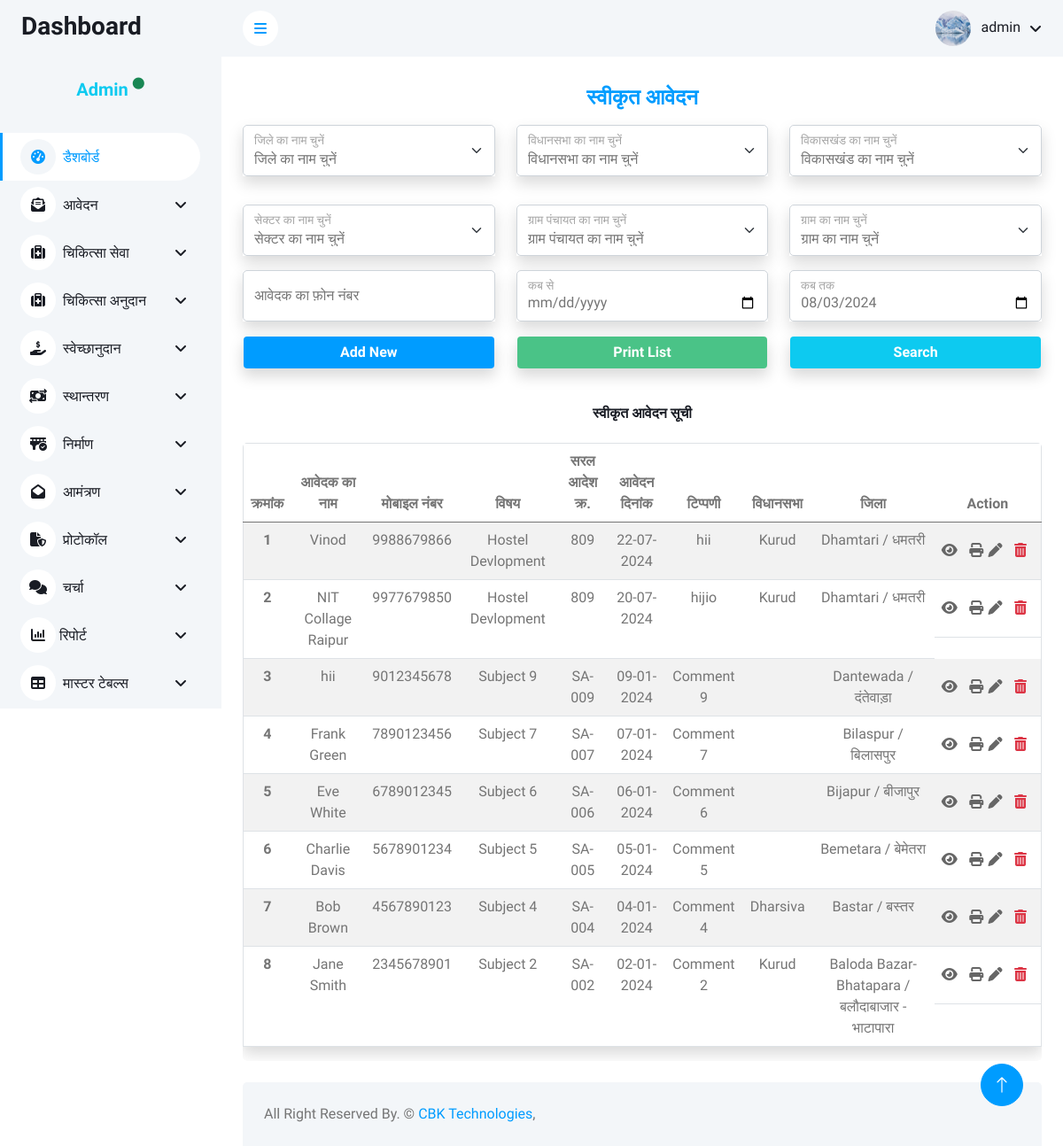
/admin/charcha/sveekrt_aavedan.php (signed in), run on the app's committed database.
### tables this page shows
CREATE TABLE `charcha` (
  `id` int(11) NOT NULL,
  `name` varchar(255) NOT NULL,
  `phone_number` varchar(20) NOT NULL,
  `designation` varchar(100) NOT NULL,
  `district_id` int(11) NOT NULL,
  `vidhansabha_id` int(11) NOT NULL,
  `vikaskhand_id` int(11) NOT NULL,
  `sector_id` int(11) NOT NULL,
  `gram_panchayat_id` varchar(255) NOT NULL,
  `gram_id` varchar(255) NOT NULL,
  `subject` text NOT NULL,
  `reference` text NOT NULL,
  `saral_aadesh_no` varchar(50) NOT NULL,
  `application_date` date NOT NULL,
  `comment` text DEFAULT NULL,
  `file_upload` varchar(255) NOT NULL,
  `status` int(11) NOT NULL DEFAULT 0 COMMENT '0=प्राप्त आवेदन, 1=प्रस्तावित आवेदन, 2=स्वीकृत आवेदन, 3=प्रेषित स्वीकृत आवेदन, 4=अस्वीकृत आवेदन',
  `created_date` timestamp NOT NULL DEFAULT current_timestamp(),
  `view_comment` text NOT NULL
);

CREATE TABLE `vidhansabha_master` (
  `vidhansabha_id` int(11) NOT NULL,
  `vidhansabha_name` varchar(200) NOT NULL,
  `district_id` int(11) NOT NULL
);

CREATE TABLE `district_master` (
  `district_id` int(11) NOT NULL,
  `district_name` varchar(200) NOT NULL
);

### admin/config/function.php (called while the page is built, shortened)
<?php
function getvalfield($con, $table, $field, $where)
{
    $sql = "select $field from $table where $where";
    $getvalue =  mysqli_query($con, $sql);
    $getval   =  mysqli_fetch_row($getvalue);
    return $getval[0];
}

### admin/charcha/sveekrt_aavedan.php (the view, shortened to what this page needs)
<?php include('../config/dbconnection.php') ?>
<?php
$tblname = "charcha";
$tblkey = "id";
$pagename = "स्वीकृत आवेदन";
if ($_SERVER['REQUEST_METHOD'] == 'POST' && isset($_POST['search'])) {
    $district_id = isset($_POST['district_id']) ? $_POST['district_id'] : '';
    $vidhansabha_id = isset($_POST['vidhansabha_id']) ? $_POST['vidhansabha_id'] : '';
    $vikaskhand_id = isset($_POST['vikaskhand_id']) ? $_POST['vikaskhand_id'] : '';
    $sector_id = isset($_POST['sector_id']) ? $_POST['sector_id'] : '';
    $gram_panchayat_id = isset($_POST['gram_panchayat_id']) ? $_POST['gram_panchayat_id'] : '';
    $gram_id = isset($_POST['gram_id']) ? $_POST['gram_id'] : '';
    $phone_number = isset($_POST['phone_number']) ? $_POST['phone_number'] : '';
    $from_date = isset($_POST['from_date']) ? $_POST['from_date'] : '';
    $to_date = isset($_POST['to_date']) ? $_POST['to_date'] : '';
    $sql = "SELECT a.*, d.district_name, v.vidhansabha_name, vk.vikaskhand_name, s.sector_name, gp.gram_panchayat_name, g.gram_name
    FROM $tblname a
    LEFT JOIN district_master d ON a.district_id = d.district_id
    LEFT JOIN vidhansabha_master v ON a.vidhansabha_id = v.vidhansabha_id
    LEFT JOIN vikaskhand_master vk ON a.vikaskhand_id = vk.vikaskhand_id
    LEFT JOIN sector_master s ON a.sector_id = s.sector_id
    LEFT JOIN gram_panchayat_master gp ON a.gram_panchayat_id = gp.gram_panchayat_id
    LEFT JOIN gram_master g ON a.gram_id = g.gram_id
    WHERE a.status=1";
    if (!empty($district_id)) {
        $sql .= " AND a.district_id = '" . mysqli_real_escape_string($conn, $district_id) . "'";
    }
    if (!empty($vidhansabha_id)) {
        $sql .= " AND a.vidhansabha_id = '" . mysqli_real_escape_string($conn, $vidhansabha_id) . "'";
    }
    if (!empty($vikaskhand_id)) {
        $sql .= " AND a.vikaskhand_id = '" . mysqli_real_escape_string($conn, $vikaskhand_id) . "'";
    }
    if (!empty($sector_id)) {
        $sql .= " AND a.sector_id = '" . mysqli_real_escape_string($conn, $sector_id) . "'";
    }
    if (!empty($gram_panchayat_id)) {
        $sql .= " AND a.gram_panchayat_id = '" . mysqli_real_escape_string($conn, $gram_panchayat_id) . "'";
    }
    if (!empty($gram_id)) {
        $sql .= " AND a.gram_id = '" . mysqli_real_escape_string($conn, $gram_id) . "'";
    }
    if (!empty($phone_number)) {
        $sql .= " AND phone_number = '" . mysqli_real_escape_string($conn, $phone_number) . "'";
    }
    if (!empty($from_date) && !empty($to_date)) {
        $sql .= " AND application_date BETWEEN '" . mysqli_real_escape_string($conn, $from_date) . "' AND '" . mysqli_real_escape_string($conn, $to_date) . "'";
    }
    $sql .= " ORDER BY id DESC";
} else {
    $sql = "SELECT a.*, d.district_name, v.vidhansabha_name, vk.vikaskhand_name, s.sector_name, gp.gram_panchayat_name, g.gram_name
    FROM $tblname a
    LEFT JOIN district_master d ON a.district_id = d.district_id
    LEFT JOIN vidhansabha_master v ON a.vidhansabha_id = v.vidhansabha_id
    LEFT JOIN vikaskhand_master vk ON a.vikaskhand_id = vk.vikaskhand_id
    LEFT JOIN sector_master s ON a.sector_id = s.sector_id
    LEFT JOIN gram_panchayat_master gp ON a.gram_panchayat_id = gp.gram_panchayat_id
    LEFT JOIN gram_master g ON a.gram_id = g.gram_id
    WHERE a.status=1
    ORDER BY a.$tblkey  DESC";
}
$fetch = mysqli_query($conn, $sql);
?>
<?php include('../includes/header.php') ?>
<?php include('../includes/sidebar.php') ?>
<?php include('../includes/navbar.php') ?>
<div class="container-fluid pt-4 px-4">
    <h4 class="text-center fw-bolder text-primary mb-3"><?= $pagename; ?></h4>
    <form action="" method="post">
        <div class="row">
        <div class="col-lg-4 text-center mb-3">
                <div class="form-group shadow">
                    <div class="form-floating mb-3">
            <select name="district_id" id="districtSelect" class="form-select form-control bg-white">
                    <option value="" selected>जिले का नाम चुनें</option>
                </select>
                <label for="districtSelect">जिले का नाम चुनें </label>
                </div>
                </div>
            </div>
            <div class="col-lg-4">
                <div class="form-group shadow">
                    <div class="form-floating mb-3">
                    <select name="vidhansabha_id" id="vidhansabhaSelect" class="form-select form-control bg-white ">
                    <option value="" selected>विधानसभा का नाम चुनें</option>
                </select>
                        <label for="vidhansabha">विधानसभा का नाम चुनें </label>
                    </div>
                </div>
            </div>
            <div class="col-lg-4">
                <div class="form-group shadow">
                    <div class="form-floating mb-3">
                    <select name="vikaskhand_id" id="vikaskhandSelect" class="form-select form-control bg-white" >
                    <option value="" selected disabled>विकासखंड का नाम चुनें</option>
                </select>
                        <label for="vikaskhand">विकासखंड का नाम चुनें </label>
                    </div>
                </div>
            </div>
            <div class="col-lg-4">
                <div class="form-group shadow">
                    <div class="form-floating mb-3">
                    <select name="sector_id" id="sectorSelect" class="form-select form-control bg-white">
                    <option value="" selected>सेक्टर का नाम चुनें</option>
                </select>
                        <label for="sector">सेक्टर का नाम चुनें  </label>
                    </div>
                </div>
            </div>
            <div class="col-lg-4">
                <div class="form-group shadow">
                    <div class="form-floating mb-3">
                    <select name="gram_panchayat_id" id="gramPanchayatSelect" class="form-select form-control bg-white">
                    <option value="" selected>ग्राम पंचायत का नाम चुनें</option>
                </select>
                        <label for="gram_panchayt">ग्राम पंचायत का नाम चुनें  </label>
                    </div>
                </div>
            </div>
            <div class="col-lg-4">
                <div class="form-group shadow">
                    <div class="form-floating mb-3">
                        <select class="form-select" id="gramSelect" name="gram_id">
                        <option value="" selected>ग्राम का नाम चुनें</option>
                        </select>
                        <label for="gram">ग्राम का नाम चुनें </label>
                    </div>
                </div>
            </div>
            <div class="col-lg-4">
                <div class="form-group shadow">
                    <div class="form-floating mb-3">
                        <input type="text" name="phone_number" class="form-control" id="phone_number" placeholder="आवेदक का फ़ोन नंबर"  onkeypress='return event.charCode >= 48 && event.charCode <= 57'>
                        <label for="mobile">आवेदक का फ़ोन नंबर </label>
                    </div>
                </div>
            </div>
            <div class="col-lg-4">
                <div class="form-group shadow">
                    <div class="form-floating mb-3">
                        <input type="date" name="from_date"  class="form-control" id="from_date" placeholder="कब से " >
                        <label for="from_date">कब से</label>
                    </div>
                </div>
            </div>
            <div class="col-lg-4">
                <div class="form-group shadow">
                    <div class="form-floating mb-3">
                    <?php
                        $currentDate = date('Y-m-d');
                        ?>
                        <input type="date" name="to_date" value="<?= $currentDate ?>" class="form-control" id="to_date" placeholder="कब तक ">
                        <label for="to_date">कब तक</label>
                    </div>
                </div>
            </div>
            <div class="col-lg-4 text-center mb-3">
                <a name="Add_New" onclick="location.href='swekshanudan.php';" class="form-control text-center text-white btn text-center shadow bg-primary" style="background-color:#4ac387;"><b>Add New</b></a>
            </div>
            <div class="col-lg-4 text-center mb-3">
                <div name="PrintList" onclick="" class="form-control text-center text-white btn text-center shadow" style="background-color:#4ac387;"><b>Print List</b></div>
            </div>
            <div class="col-lg-4 text-center mb-3">
                <button name="search" class="form-control text-center text-white btn text-center shadow bg-info" type="submit"><b>Search</b></button>
            </div>
        </div>
    </form>
</div>
<div class="container-fluid px-4">
    <div class="row">
        <div class="col-sm-12 col-lg-12">
        <h6 class="mb-4 text-center mt-2 pt-3 "><?= $pagename; ?> सूची</h6>
            <div class=" rounded" style="overflow-y: scroll;">
                <table class="table table-striped border shadow">
                    <thead class=" head">
                        <tr class="text-center">
                            <th scope="col">क्रमांक</th>
                            <th scope="col">आवेदक का नाम</th>
                            <th scope="col">मोबाइल नंबर</th>
                            <th scope="col">विषय</th>
                            <th scope="col">सरल आदेश क्र.</th>
                            <th scope="col">आवेदन दिनांक</th>
                            <th scope="col">टिप्पणी</th>
                            <th scope="col">विधानसभा</th>
                            <th scope="col">जिला</th>
                            <th scope="col">Action</th>
                        </tr>
                    </thead>
                    <tbody>
        <?php
        $i = 1;
        while ($row = mysqli_fetch_array($fetch)) {
        ?>
            <tr class=" text-center">
                <th scope="row"><?= $i++ ?></th>
                <td><?= $row['name'] ?></td>
                <td><?= $row['phone_number'] ?></td>
                <td><?= $row['subject'] ?></td>
                <td><?= $row['saral_aadesh_no'] ?></td>
                <td><?= date("d-m-Y", strtotime($row['application_date'])) ?></td>
                <td><?= $row['comment'] ?></td>
                <td><?= $row['vidhansabha_name'] ?></td>
                <td><?= $row['district_name'] ?></td>
                <td class="action">
                    <a href="#"  onclick="view(<?= $row['id'] ?>)"><i class="fas fa-eye me-2 " title="View"></i></a>
                    <a href="#" onclick="window.open('print_charcha_details.php?id=<?= $row['id'] ?>','_blank')"><i class=" fa fa-solid fa-print" title="प्रेषित स्वीकृत आवेदन "></i></a>
                    <a href="#" onclick="edit(<?= $row['id'] ?>)"><i class="fas fa-pen me-2 " title="Edit"></i></a>
                    <a class="text-danger " href="" onclick="confirmDelete(<?=$row['id']; ?>, '<?php echo $tblname; ?>', '<?=$tblkey?>')"><i class="fas fa-trash-alt me-2 " title="Delete"></i></a>
                </td>
            </tr>
        <?php } ?>
    </tbody>
                </table>
            </div>
        </div>
    </div>
</div>
<?php include('../includes/footer.php'); ?>

### admin/includes/navbar.php (shortened to what this page needs)
<?php
$username=$_SESSION['username'];
$profile_picture = getvalfield($conn, "adminlogin", "profile_picture", "username='$username'");
?>
<div class="content">
    <nav class="navbar navbar-expand bg-light navbar-light sticky-top px-4 py-0">
        <a href="#" class="sidebar-toggler flex-shrink-0">
            <i class="fa fa-bars"></i>
        </a>
        <div class="navbar-nav align-items-center ms-auto">
            <div class="nav-item dropdown">
                <a href="#" class="nav-link dropdown-toggle" data-bs-toggle="dropdown">
                    <img class="rounded-circle me-lg-2" src="../dash/uploads/<?=$profile_picture?>" alt="" style="width: 40px; height: 40px;">
                    <span class="d-none d-lg-inline-flex"><?=$username;?></span>
                </a>
            </div>
        </div>
    </nav>

### admin/css/style.css (style rules this page uses)
:root { --primary: #009CFF; --light: #F3F6F9; --dark: #191C24; }
.btn { transition: .5s; }
.content { margin-left: 250px; min-height: 100vh; background: #FFFFFF; transition: 0.5s; }
@media (min-width: 992px) { .content { width: calc(100% - 250px); } }
.content .navbar .navbar-nav .nav-link { margin-left: 25px; padding: 12px 0; color: var(--dark); outline: none; }
.content .navbar .sidebar-toggler, .content .navbar .navbar-nav .nav-link i { width: 40px; height: 40px; display: inline-flex; align-items: center; justify-content: center; background: #FFFFFF; border-radius: 40px; }
.content .navbar .dropdown-toggle::after { margin-left: 6px; vertical-align: middle; border: none; content: "\f107"; font-family: "Font Awesome 5 Free"; font-weight: 900; transition: .5s; }
.action { display:flex; justify-content: center; align-items: center; }
.action a { text-decoration: none; color: #666; transition: color 0.2s ease; }

### data on the page
charcha: name "Vinod", phone_number "9988679866", subject "Hostel Devlopment", saral_aadesh_no "809", application_date "22-07-2024", comment "hii", vidhansabha.vidhansabha_name "Kurud", district.district_name "Dhamtari / धमतरी"
charcha: name "NIT Collage Raipur", phone_number "9977679850", subject "Hostel Devlopment", saral_aadesh_no "809", application_date "20-07-2024", comment "hijio", vidhansabha.vidhansabha_name "Kurud", district.district_name "Dhamtari / धमतरी"
charcha: name "hii", phone_number "9012345678", subject "Subject 9", saral_aadesh_no "SA-009", application_date "09-01-2024", comment "Comment 9", district.district_name "Dantewada / दंतेवाड़ा"
charcha: name "Frank Green", phone_number "7890123456", subject "Subject 7", saral_aadesh_no "SA-007", application_date "07-01-2024", comment "Comment 7", district.district_name "Bilaspur / बिलासपुर"
charcha: name "Eve White", phone_number "6789012345", subject "Subject 6", saral_aadesh_no "SA-006", application_date "06-01-2024", comment "Comment 6", district.district_name "Bijapur / बीजापुर"
charcha: name "Charlie Davis", phone_number "5678901234", subject "Subject 5", saral_aadesh_no "SA-005", application_date "05-01-2024", comment "Comment 5", district.district_name "Bemetara / बेमेतरा"
charcha: name "Bob Brown", phone_number "4567890123", subject "Subject 4", saral_aadesh_no "SA-004", application_date "04-01-2024", comment "Comment 4", vidhansabha.vidhansabha_name "Dharsiva", district.district_name "Bastar / बस्तर"
charcha: name "Jane Smith", phone_number "2345678901", subject "Subject 2", saral_aadesh_no "SA-002", application_date "02-01-2024", comment "Comment 2", vidhansabha.vidhansabha_name "Kurud", district.district_name "Baloda Bazar-Bhatapara / बलौदाबाजार - भाटापारा"

### other printed values
$username "admin"
$pagename "स्वीकृत आवेदन"
